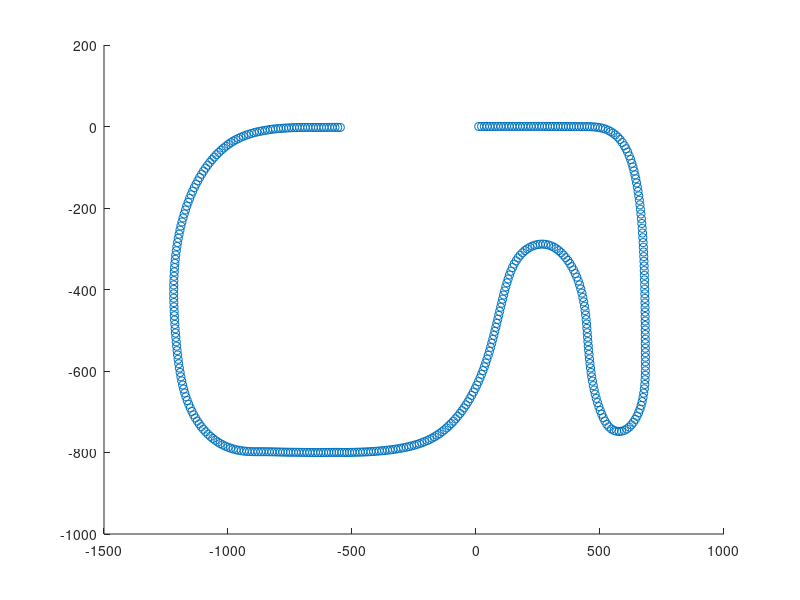

Recreate this plot in MATLAB. (Note: this script raises an error after producing the figure.)
data = load("Distance, Theta.txt");
distance = data(:, 1);
theta = data(:, 2);
%theta_10mm = data(:, 3);
%smooththeta_10mm = smoothdata(theta_10mm);

% データが有るところだけ抽出
distance = nonzeros(distance);
theta = theta(1:size(distance));

theta_adj = theta .* 1;

x = 0;
y = 0;
th = 0;

X = [];
Y = [];
for i = 1:size(distance)
    x = x + distance(i) * cos(th + theta_adj(i)/2);
    y = y + distance(i) * sin(th + theta_adj(i)/2);
    th = th + theta_adj(i);
    X = [X x];
    Y = [Y y];
end

figure(1);
scatter(X, Y)
xline(0,"-r")
xline(-1000,"-r")
yline(0,"-r")
grid on
grid minor
axis equal

%figure(2);
%plot(theta_10mm)
%grid on